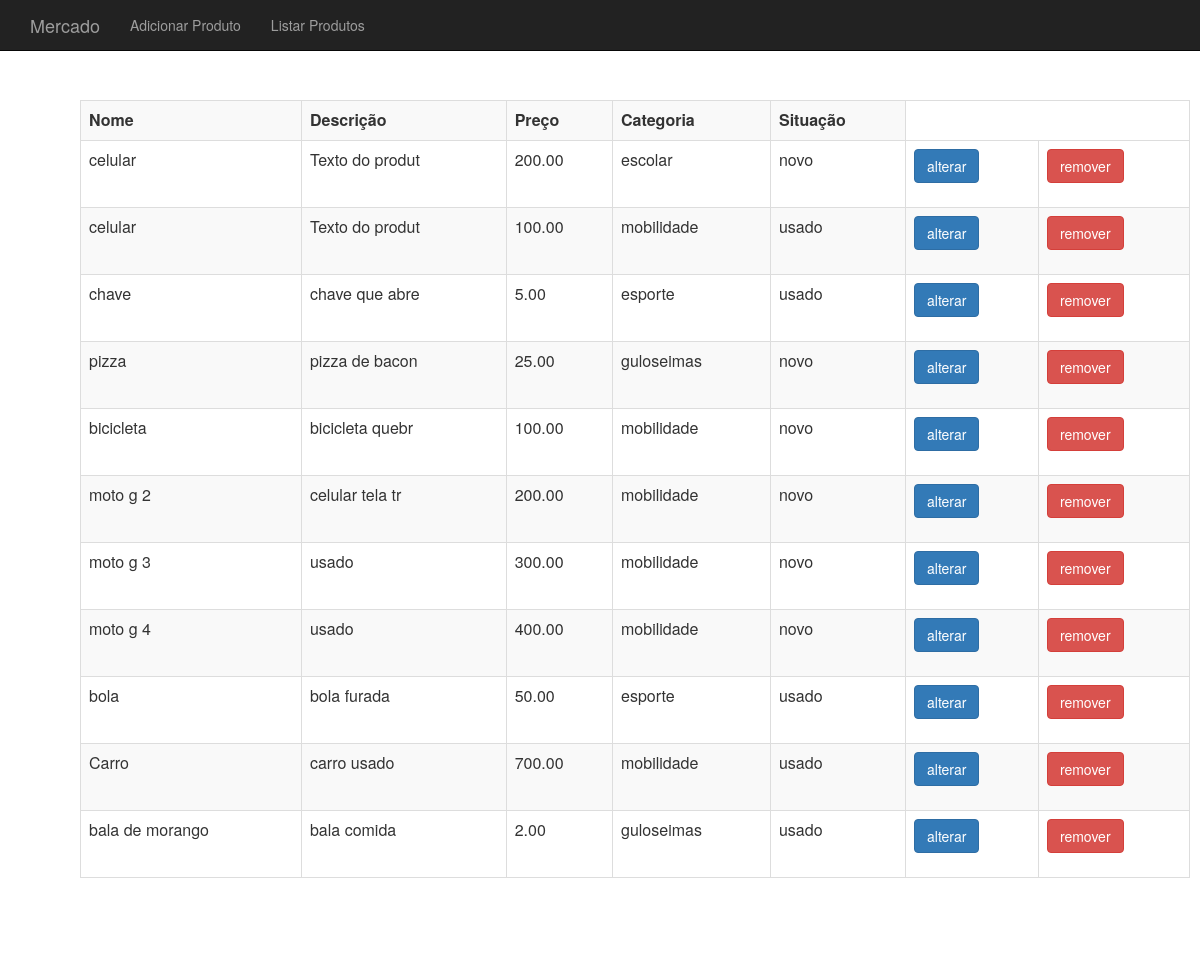
The app's page /produto-lista.php with its own data.
### tables this page shows
CREATE TABLE `produtos` (
  `id` int(11) NOT NULL,
  `nome` varchar(255) DEFAULT NULL,
  `preco` decimal(10,2) DEFAULT NULL,
  `descricao` text,
  `categoria_id` int(11) DEFAULT NULL,
  `usado` tinyint(1) DEFAULT '0'
);

CREATE TABLE `categorias` (
  `id` int(11) NOT NULL,
  `nome` varchar(255) DEFAULT NULL
);

### banco-produto.php (called while the page is built, shortened)
<?php
function listaProdutos($conexao){
	$produtos = array();
	$resultado = mysqli_query($conexao, "select p.*,c.nome as categoria_nome from produtos as p join categorias as c on c.id=p.categoria_id");
	while($produto = mysqli_fetch_assoc($resultado)){
		array_push($produtos, $produto);
	}
	return $produtos;
}
?>

### produto-lista.php (the view, shortened to what this page needs)
<?php include("cabecalho.php"); ?>
<?php include("conecta.php"); ?>
<?php include("banco-produto.php"); ?>
<?php
$produtos = listaProdutos($conexao);
?>
<table class="table table-striped table-bordered">
	<tr>
		<td><b>Nome</b></td>
		<td><b>Descrição</b></td>
		<td><b>Preço</b></td>
		<td><b>Categoria</b></td>
		<td><b>Situação</b></td>
	</tr>
<?php
	foreach ($produtos as $produto):
?>
<tr>
<td><?php echo $produto["nome"];?></td>
<td><?php echo substr($produto["descricao"], 0, 15);?></td>
<td><?php echo $produto["preco"];?></td>
<td><?php echo $produto["categoria_nome"];?></td>
<td><?php if($produto["usado"] == 0){
			echo "novo";
		}else{
			echo "usado";
		}
 ?></td>
 <td><a class="btn btn-primary" href="produto-altera-formulario.php?id=<?php echo $produto['id'];?>">alterar</a></td>
<td>
	<form action="remove-produto.php" method="post">
		<button class="btn btn-danger">remover</button>
	</form>
</td>
</tr>
<?php
endforeach;
?>
</table>
<?php include("rodape.php"); ?>

### cabecalho.php (shortened to what this page needs)
<html>
<head>
<link rel="stylesheet" type="text/css" href="css/bootstrap.css">
<link rel="stylesheet" type="text/css" href="css/mercado.css">
</head>
<body>
<div class="navbar navbar-inverse navbar-fixed-top">
		<div class="container">
			<div class="navbar-header">
			<a class="navbar-brand" href="index.php">Mercado</a>
		</div>
		<div>
			<ul class="nav navbar-nav">
				<li><a href="produto-formulario.php">Adicionar Produto</a></li>
				<li><a href="produto-lista.php">Listar Produtos</a></li>
			</ul>
		</div>
		</div>
	</div>
	<div class="container">
		<div class="principal">

### rodape.php
</div>
	</div>
</body>
</html>

### css/mercado.css (style rules this page uses)
body { padding: 50px; }
.principal { padding: 50px 15px; text-align: center; }

### records on screen
produtos: nome "celular", descricao "Texto do produt", preco "200.00", categoria.nome "escolar", usado "novo"
produtos: nome "celular", descricao "Texto do produt", preco "100.00", categoria.nome "mobilidade", usado "usado"
produtos: nome "chave", descricao "chave que abre", preco "5.00", categoria.nome "esporte", usado "usado"
produtos: nome "pizza", descricao "pizza de bacon", preco "25.00", categoria.nome "guloseimas", usado "novo"
produtos: nome "bicicleta", descricao "bicicleta quebr", preco "100.00", categoria.nome "mobilidade", usado "novo"
produtos: nome "moto g 2", descricao "celular tela tr", preco "200.00", categoria.nome "mobilidade", usado "novo"
produtos: nome "moto g 3", descricao "usado", preco "300.00", categoria.nome "mobilidade", usado "novo"
produtos: nome "moto g 4", descricao "usado", preco "400.00", categoria.nome "mobilidade", usado "novo"
produtos: nome "bola", descricao "bola furada", preco "50.00", categoria.nome "esporte", usado "usado"
produtos: nome "Carro", descricao "carro usado", preco "700.00", categoria.nome "mobilidade", usado "usado"
produtos: nome "bala de morango", descricao "bala comida", preco "2.00", categoria.nome "guloseimas", usado "usado"
